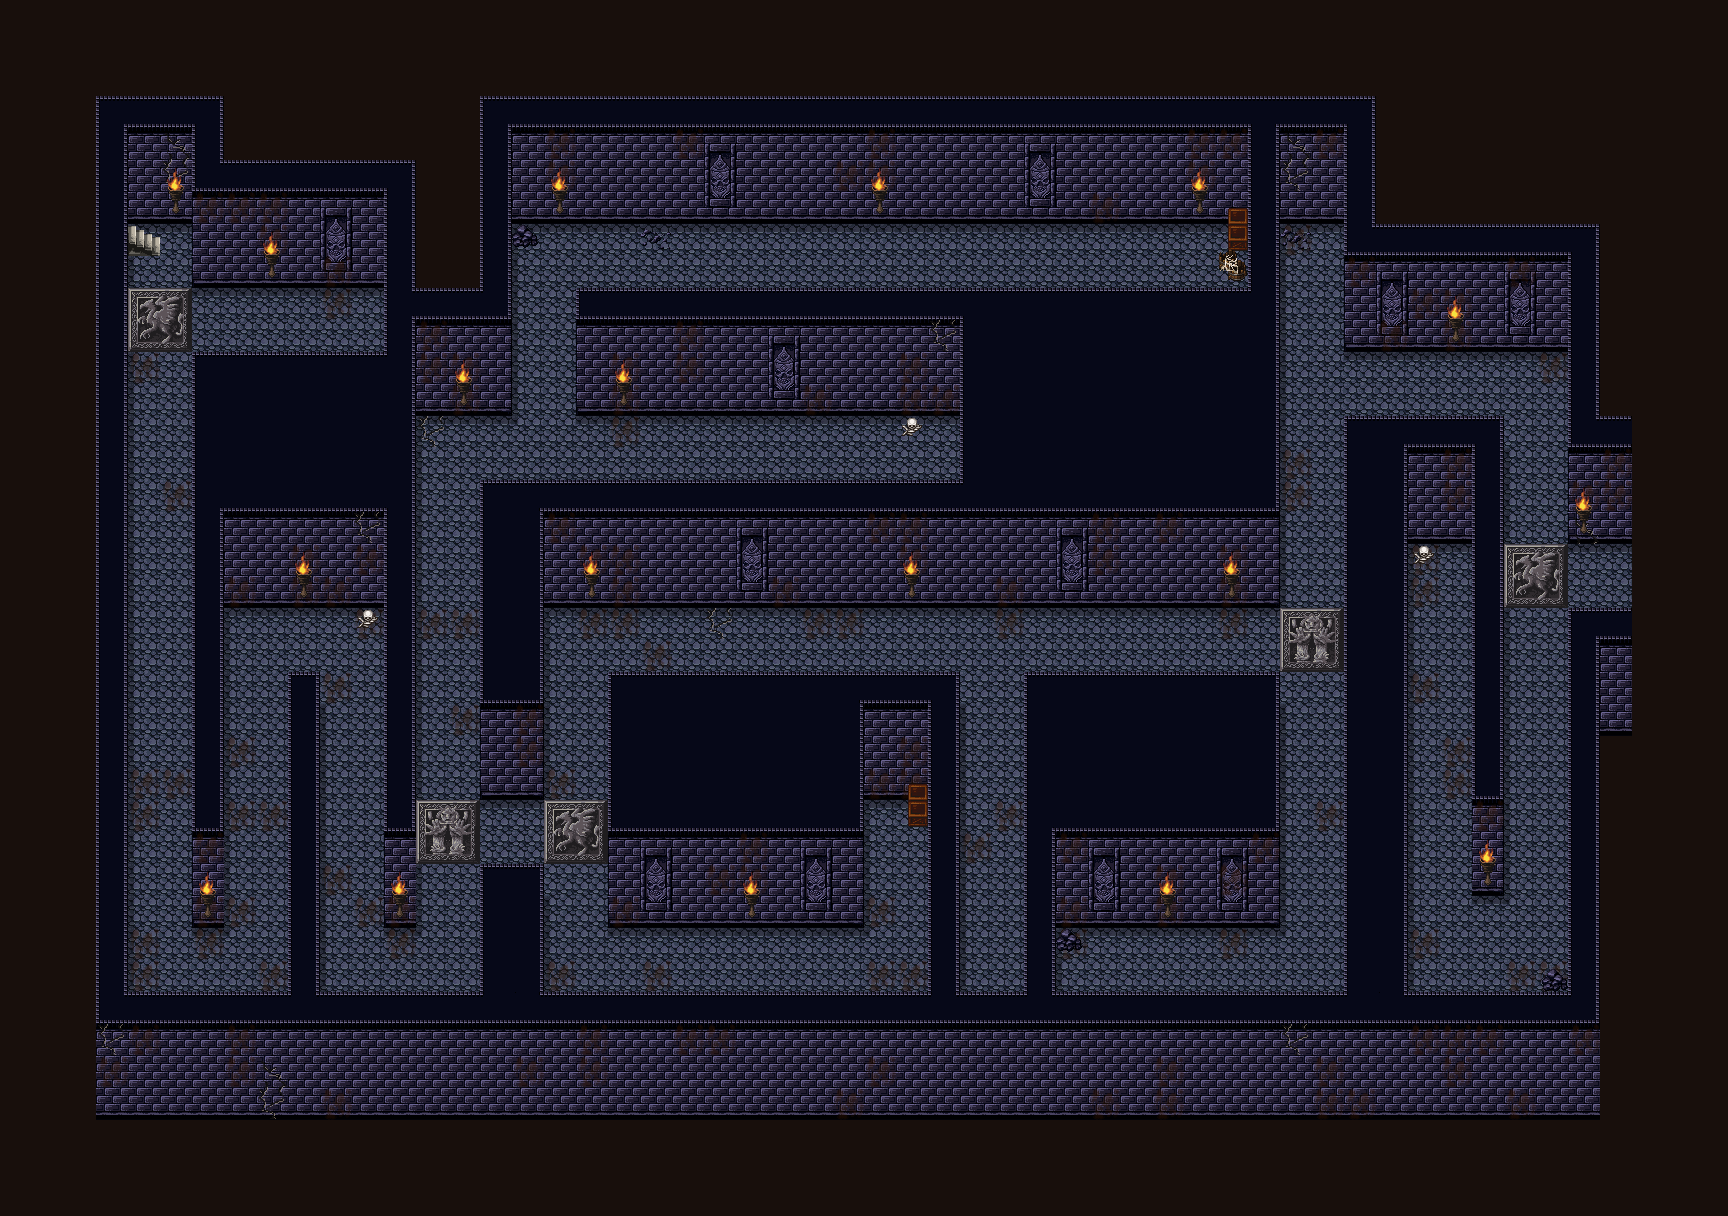

This is a level from a 2D game, rendered from its Tiled map with the project's own tilesets. A one-line summary and the map file follow, with tile-layer data summarised:
An orthogonal 54x38 tile map with 32x32 px tiles, 7 tile layers (floor, shadow, wall, dirt, ...), 2 hidden layers not drawn and 4 objects (3x TreasureChest, Encounter).

<map version="1.10" tiledversion="1.10.1" orientation="orthogonal" renderorder="right-down" width="54" height="38" tilewidth="32" tileheight="32" infinite="0" nextlayerid="20" nextobjectid="5">
 <tileset firstgid="1" source="../39,40_tsx/39,40_maptip.tsx" />
 <layer id="1" name="floor" width="54" height="38">
  <data>[2052 cells, 2052 non-empty, 1 distinct tile ids]</data>
 </layer>
 <objectgroup id="17" name="TreasureChest_1">
  <object id="2" type="TreasureChest" x="1425.08" y="585.085" width="24.4068" height="22.3729">
   <properties>
    <property name="TreasureId" type="int" value="26" />
    <property name="unity:IsTrigger" type="bool" value="false" />
   </properties>
  </object>
 </objectgroup>
 <objectgroup id="18" name="TreasureChest_2">
  <object id="3" type="TreasureChest" x="346.441" y="309.831" width="24.4068" height="22.3729">
   <properties>
    <property name="TreasureId" type="int" value="27" />
    <property name="unity:IsTrigger" type="bool" value="false" />
   </properties>
  </object>
 </objectgroup>
 <objectgroup id="19" name="TreasureChest_3">
  <object id="4" type="TreasureChest" x="922.034" y="435.254" width="24.4068" height="22.3729">
   <properties>
    <property name="TreasureId" type="int" value="28" />
    <property name="unity:IsTrigger" type="bool" value="false" />
   </properties>
  </object>
 </objectgroup>
 <layer id="5" name="shadow" width="54" height="38">
  <data>[2052 cells, 244 non-empty, 4 distinct tile ids]</data>
 </layer>
 <layer id="3" name="wall" width="54" height="38">
  <data>[2052 cells, 963 non-empty, 40 distinct tile ids]</data>
 </layer>
 <layer id="12" name="dirt" width="54" height="38">
  <data>[2052 cells, 169 non-empty, 3 distinct tile ids]</data>
 </layer>
 <layer id="10" name="objects" width="54" height="38">
  <data>[2052 cells, 69 non-empty, 17 distinct tile ids]</data>
 </layer>
 <layer id="15" name="objects" width="54" height="38">
  <data>[2052 cells, 2 non-empty, 2 distinct tile ids]</data>
 </layer>
 <layer id="8" name="chara" width="54" height="38" visible="0">
  <data>[2052 cells, 0 non-empty, 0 distinct tile ids]</data>
 </layer>
 <layer id="14" name="item" width="54" height="38" visible="0">
  <data>[2052 cells, 3 non-empty, 1 distinct tile ids]</data>
 </layer>
 <layer id="2" name="flame" width="54" height="38">
  <data>[2052 cells, 590 non-empty, 1 distinct tile ids]</data>
 </layer>
 <objectgroup id="16" name="EncounterArea">
  <object id="1" type="Encounter" x="16" y="16" width="1696" height="1184">
   <properties>
    <property name="EncounterId" value="encounter_darkcastle_17" />
    <property name="unity:IsTrigger" type="bool" value="true" />
   </properties>
  </object>
 </objectgroup>
</map>
